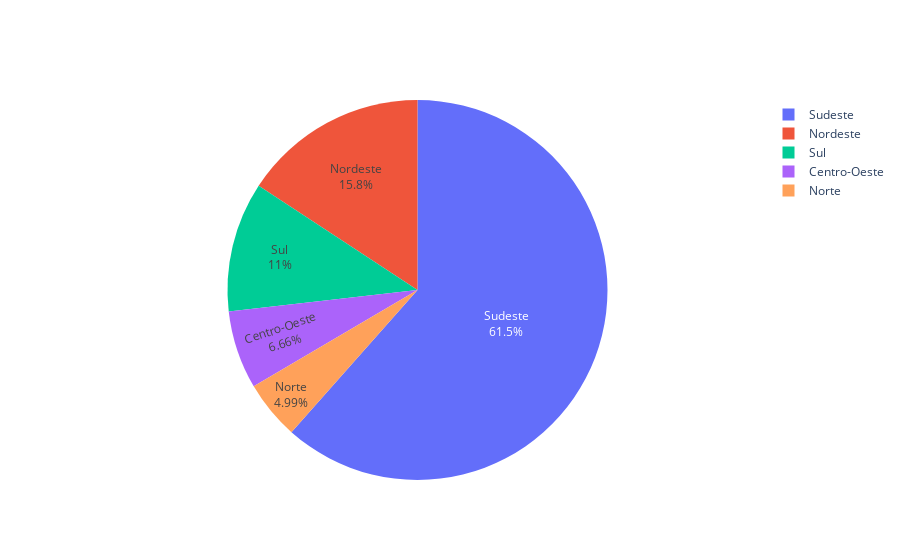

Source (notebook cell):
### Code cell
labels = ['Norte','Sul','Nordeste','Centro-Oeste','Sudeste']
values = [norte.Norte.max(),sul.Sul.max(), nordeste.Nordeste.max(),centroOeste.CentroOeste.max(),sudeste.Sudeste.max()]

fig = go.Figure(data=[go.Pie(labels=labels, values=values, textinfo='label+percent')])
fig.show()

### Figure 1 — Plotly figure (JSON) as saved in the notebook; plotly's stock layout.template omitted (floating-point values rounded to 4 significant figures)
{"data": [{"labels": ["Norte", "Sul", "Nordeste", "Centro-Oeste", "Sudeste"], "textinfo": "label+percent", "type": "pie", "values": [460, 1018, 1452, 614, 5672]}], "layout": {}}
